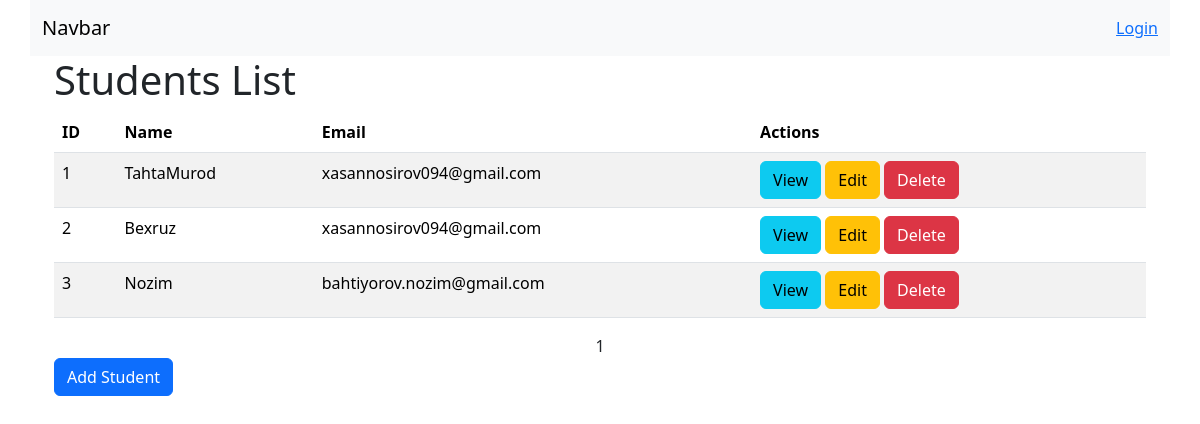
The page /students/ on the database its author committed.
### students/models.py (models this page shows, shortened)
class Student(models.Model):
    first_name = models.CharField(max_length=50)
    last_name = models.CharField(max_length=50)
    date_of_birth = models.DateField()
    email = models.EmailField()
    phone_number = models.CharField(max_length=20)
    address = models.TextField()
    is_active = models.BooleanField(default=True)

### students/views.py (the view)
# urls.py: path('', include('students.urls')),
def students(request):
    students_list = Student.objects.all()
    paginator = Paginator(students_list, 10)
    page_number = request.GET.get('page')
    page_obj = paginator.get_page(page_number)
    return render(request, 'students/students.html', {
        'students': page_obj,
        'page_obj': page_obj
    })

### feedbacks/context_processors.py (called while the page is built)
def recent_feedbacks(request):
    return {
        'recent_feedbacks': Feedback.objects.order_by('-date_submitted')[:5]
    }

### templates/students/students.html (shortened to what this page needs)
{% extends "base.html" %}
{% block content %}
<div class="container">
  <h1>Students List</h1>
  <table class="table table-striped">
    <thead>
      <tr>
        <th scope="col">ID</th>
        <th scope="col">Name</th>
        <th scope="col">Email</th>
        <th scope="col">Actions</th>
      </tr>
    </thead>
    <tbody>
      {% for student in students %}
      <tr>
        <td>{{ student.id }}</td>
        <td>{{ student.first_name }}</td>
        <td>{{ student.email }}</td>
        <td>
          <a href="" class="btn btn-info">View</a>
          <a href="" class="btn btn-warning">Edit</a>
          <form action="" method="POST" style="display:inline;">
            <button type="submit" class="btn btn-danger">Delete</button>
          </form>
        </td>
      </tr>
      {% endfor %}
    </tbody>
  </table>
  <center>
    <span>{{page_obj.number}}</span>
  </center>
  <a href="{% url 'add_student' %}" class="btn btn-primary">Add Student</a>
</div>
{% endblock %}

### rows shown on the page
Student: id "1", first_name "TahtaMurod", email "xasannosirov094@gmail.com"
Student: id "2", first_name "Bexruz", email "xasannosirov094@gmail.com"
Student: id "3", first_name "Nozim", email "bahtiyorov.nozim@gmail.com"

### other values the page prints
{{ page_obj.number }} "1"
